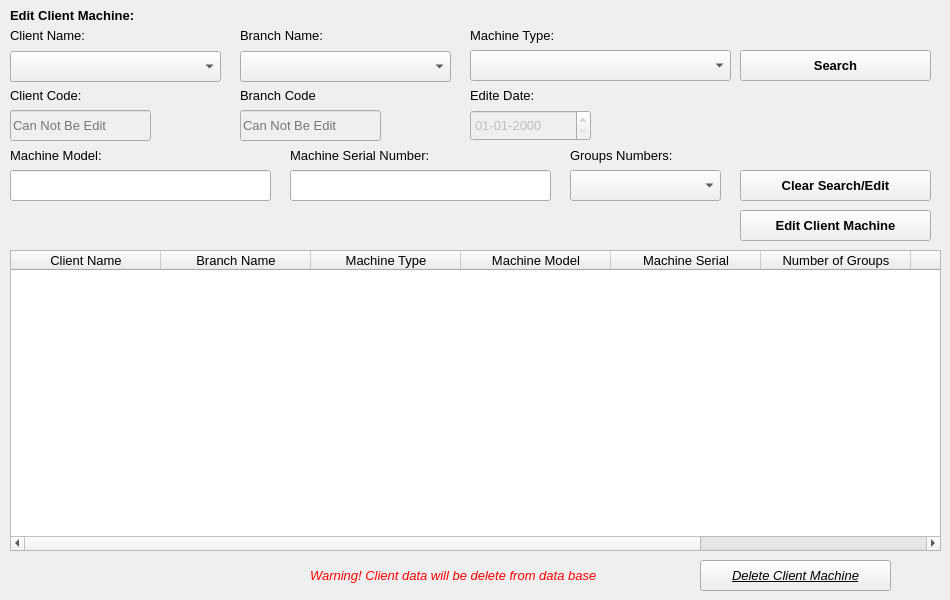
     <widget class="QWidget" name="tab_15">
      <attribute name="title">
       <string>Edit Machine</string>
      </attribute>
      <widget class="QLineEdit" name="lineEdit_95">
       <property name="geometry">
        <rect>
         <x>10</x>
         <y>170</y>
         <width>261</width>
         <height>31</height>
        </rect>
       </property>
       <property name="font">
        <font>
         <family>Segoe UI</family>
         <pointsize>10</pointsize>
        </font>
       </property>
       <property name="frame">
        <bool>true</bool>
       </property>
       <property name="placeholderText">
        <string/>
       </property>
      </widget>
      <widget class="QPushButton" name="searchmachinebutton">
       <property name="geometry">
        <rect>
         <x>740</x>
         <y>50</y>
         <width>191</width>
         <height>31</height>
        </rect>
       </property>
       <property name="font">
        <font>
         <family>Segoe UI</family>
         <pointsize>10</pointsize>
         <weight>75</weight>
         <bold>true</bold>
        </font>
       </property>
       <property name="styleSheet">
        <string notr="true"/>
       </property>
       <property name="text">
        <string>Search</string>
       </property>
      </widget>
      <widget class="QLabel" name="label_142">
       <property name="geometry">
        <rect>
         <x>10</x>
         <y>140</y>
         <width>131</width>
         <height>31</height>
        </rect>
       </property>
       <property name="font">
        <font>
         <family>Segoe UI</family>
         <pointsize>10</pointsize>
         <weight>50</weight>
         <bold>false</bold>
        </font>
       </property>
       <property name="text">
        <string>Machine Model:</string>
       </property>
      </widget>
      <widget class="QLabel" name="label_140">
       <property name="geometry">
        <rect>
         <x>240</x>
         <y>20</y>
         <width>111</width>
         <height>31</height>
        </rect>
       </property>
       <property name="font">
        <font>
         <family>Segoe UI</family>
         <pointsize>10</pointsize>
         <weight>50</weight>
         <bold>false</bold>
        </font>
       </property>
       <property name="text">
        <string>Branch Name:</string>
       </property>
      </widget>
      <widget class="QPushButton" name="editmachinebutton">
       <property name="geometry">
        <rect>
         <x>740</x>
         <y>210</y>
         <width>191</width>
         <height>31</height>
        </rect>
       </property>
       <property name="font">
        <font>
         <family>Segoe UI</family>
         <pointsize>10</pointsize>
         <weight>75</weight>
         <bold>true</bold>
        </font>
       </property>
       <property name="styleSheet">
        <string notr="true"/>
       </property>
       <property name="text">
        <string>Edit Client Machine</string>
       </property>
      </widget>
      <widget class="QPushButton" name="deletemacbutton">
       <property name="geometry">
        <rect>
         <x>700</x>
         <y>560</y>
         <width>191</width>
         <height>31</height>
        </rect>
       </property>
       <property name="font">
        <font>
         <family>Segoe UI</family>
         <pointsize>10</pointsize>
         <weight>50</weight>
         <italic>true</italic>
         <bold>false</bold>
         <underline>true</underline>
        </font>
       </property>
       <property name="styleSheet">
        <string notr="true"/>
       </property>
       <property name="text">
        <string>Delete Client Machine</string>
       </property>
      </widget>
      <widget class="QLabel" name="label_141">
       <property name="geometry">
        <rect>
         <x>470</x>
         <y>20</y>
         <width>121</width>
         <height>31</height>
        </rect>
       </property>
       <property name="font">
        <font>
         <family>Segoe UI</family>
         <pointsize>10</pointsize>
         <weight>50</weight>
         <bold>false</bold>
        </font>
       </property>
       <property name="text">
        <string>Machine Type:</string>
       </property>
      </widget>
      <widget class="QComboBox" name="machincoboxclname_2">
       <property name="enabled">
        <bool>true</bool>
       </property>
       <property name="geometry">
        <rect>
         <x>10</x>
         <y>51</y>
         <width>211</width>
         <height>31</height>
        </rect>
       </property>
       <property name="font">
        <font>
         <family>Segoe UI</family>
         <pointsize>10</pointsize>
         <weight>50</weight>
         <bold>false</bold>
        </font>
       </property>
       <property name="mouseTracking">
        <bool>false</bool>
       </property>
       <property name="acceptDrops">
        <bool>false</bool>
       </property>
       <property name="styleSheet">
        <string notr="true"/>
       </property>
       <property name="editable">
        <bool>false</bool>
       </property>
       <property name="currentText">
        <string/>
       </property>
       <property name="currentIndex">
        <number>-1</number>
       </property>
       <property name="maxVisibleItems">
        <number>10</number>
       </property>
       <property name="frame">
        <bool>true</bool>
       </property>
      </widget>
      <widget class="QPushButton" name="clearseaedimabutton_2">
       <property name="geometry">
        <rect>
         <x>740</x>
         <y>170</y>
         <width>191</width>
         <height>31</height>
        </rect>
       </property>
       <property name="font">
        <font>
         <family>Segoe UI</family>
         <pointsize>10</pointsize>
         <weight>75</weight>
         <bold>true</bold>
        </font>
       </property>
       <property name="styleSheet">
        <string notr="true"/>
       </property>
       <property name="text">
        <string>Clear Search/Edit</string>
       </property>
      </widget>
      <widget class="QTableWidget" name="tableWidget_9">
       <property name="enabled">
        <bool>true</bool>
       </property>
       <property name="geometry">
        <rect>
         <x>10</x>
         <y>250</y>
         <width>931</width>
         <height>301</height>
        </rect>
       </property>
       <property name="font">
        <font>
         <pointsize>10</pointsize>
        </font>
       </property>
       <attribute name="horizontalHeaderDefaultSectionSize">
        <number>150</number>
       </attribute>
       <column>
        <property name="text">
         <string>Client Name</string>
        </property>
        <property name="font">
         <font>
          <family>Segoe UI</family>
          <pointsize>10</pointsize>
         </font>
        </property>
       </column>
       <column>
        <property name="text">
         <string>Branch Name</string>
        </property>
        <property name="font">
         <font>
          <family>Segoe UI</family>
          <pointsize>10</pointsize>
         </font>
        </property>
       </column>
       <column>
        <property name="text">
         <string>Machine Type</string>
        </property>
        <property name="font">
         <font>
          <family>Segoe UI</family>
          <pointsize>10</pointsize>
         </font>
        </property>
       </column>
       <column>
        <property name="text">
         <string>Machine Model</string>
        </property>
        <property name="font">
         <font>
          <family>Segoe UI</family>
          <pointsize>10</pointsize>
         </font>
        </property>
       </column>
       <column>
        <property name="text">
         <string>Machine Serial</string>
        </property>
        <property name="font">
         <font>
          <family>Segoe UI</family>
          <pointsize>10</pointsize>
         </font>
        </property>
       </column>
       <column>
        <property name="text">
         <string>Number of Groups</string>
        </property>
        <property name="font">
         <font>
          <family>Segoe UI</family>
          <pointsize>10</pointsize>
         </font>
        </property>
       </column>
       <column>
        <property name="text">
         <string>Join Date</string>
        </property>
        <property name="font">
         <font>
          <family>Segoe UI</family>
          <pointsize>10</pointsize>
         </font>
        </property>
       </column>
       <column>
        <property name="text">
         <string>Edit Date</string>
        </property>
        <property name="font">
         <font>
          <family>Segoe UI</family>
          <pointsize>10</pointsize>
         </font>
        </property>
       </column>
      </widget>
      <widget class="QComboBox" name="machinecombrname_2">
       <property name="enabled">
        <bool>true</bool>
       </property>
       <property name="geometry">
        <rect>
         <x>240</x>
         <y>51</y>
         <width>211</width>
         <height>31</height>
        </rect>
       </property>
       <property name="font">
        <font>
         <family>Segoe UI</family>
         <pointsize>10</pointsize>
         <weight>50</weight>
         <bold>false</bold>
        </font>
       </property>
       <property name="mouseTracking">
        <bool>false</bool>
       </property>
       <property name="acceptDrops">
        <bool>false</bool>
       </property>
       <property name="styleSheet">
        <string notr="true"/>
       </property>
       <property name="editable">
        <bool>false</bool>
       </property>
       <property name="currentText">
        <string/>
       </property>
       <property name="currentIndex">
        <number>-1</number>
       </property>
       <property name="maxVisibleItems">
        <number>10</number>
       </property>
       <property name="frame">
        <bool>true</bool>
       </property>
      </widget>
      <widget class="QLabel" name="label_35">
       <property name="geometry">
        <rect>
         <x>190</x>
         <y>210</y>
         <width>461</width>
         <height>31</height>
        </rect>
       </property>
       <property name="font">
        <font>
         <family>Segoe UI</family>
         <pointsize>10</pointsize>
         <weight>75</weight>
         <bold>true</bold>
        </font>
       </property>
       <property name="styleSheet">
        <string notr="true">color:rgb(255, 0, 0);</string>
       </property>
       <property name="text">
        <string/>
       </property>
      </widget>
      <widget class="QLabel" name="label_144">
       <property name="geometry">
        <rect>
         <x>570</x>
         <y>140</y>
         <width>141</width>
         <height>31</height>
        </rect>
       </property>
       <property name="font">
        <font>
         <family>Segoe UI</family>
         <pointsize>10</pointsize>
         <weight>50</weight>
         <bold>false</bold>
        </font>
       </property>
       <property name="text">
        <string>Groups Numbers:</string>
       </property>
      </widget>
      <widget class="QLabel" name="label_15">
       <property name="geometry">
        <rect>
         <x>310</x>
         <y>560</y>
         <width>381</width>
         <height>31</height>
        </rect>
       </property>
       <property name="font">
        <font>
         <family>Segoe UI</family>
         <pointsize>10</pointsize>
         <weight>50</weight>
         <italic>true</italic>
         <bold>false</bold>
        </font>
       </property>
       <property name="styleSheet">
        <string notr="true">color:rgb(255, 0, 0);
font: 10pt &quot;Segoe UI&quot;;
font: italic 10pt &quot;Segoe UI&quot;;</string>
       </property>
       <property name="text">
        <string>Warning! Client data will be delete from data base</string>
       </property>
      </widget>
      <widget class="QLabel" name="label_139">
       <property name="geometry">
        <rect>
         <x>10</x>
         <y>20</y>
         <width>111</width>
         <height>31</height>
        </rect>
       </property>
       <property name="font">
        <font>
         <family>Segoe UI</family>
         <pointsize>10</pointsize>
         <weight>50</weight>
         <bold>false</bold>
        </font>
       </property>
       <property name="text">
        <string>Client Name:</string>
       </property>
      </widget>
      <widget class="QLineEdit" name="lineEdit_94">
       <property name="geometry">
        <rect>
         <x>290</x>
         <y>170</y>
         <width>261</width>
         <height>31</height>
        </rect>
       </property>
       <property name="font">
        <font>
         <family>Segoe UI</family>
         <pointsize>10</pointsize>
        </font>
       </property>
       <property name="placeholderText">
        <string/>
       </property>
      </widget>
      <widget class="QLabel" name="label_143">
       <property name="geometry">
        <rect>
         <x>290</x>
         <y>140</y>
         <width>191</width>
         <height>31</height>
        </rect>
       </property>
       <property name="font">
        <font>
         <family>Segoe UI</family>
         <pointsize>10</pointsize>
         <weight>50</weight>
         <bold>false</bold>
        </font>
       </property>
       <property name="text">
        <string>Machine Serial Number:</string>
       </property>
      </widget>
      <widget class="QLabel" name="label_50">
       <property name="geometry">
        <rect>
         <x>10</x>
         <y>0</y>
         <width>171</width>
         <height>31</height>
        </rect>
       </property>
       <property name="font">
        <font>
         <family>Segoe UI</family>
         <pointsize>10</pointsize>
         <weight>75</weight>
         <bold>true</bold>
        </font>
       </property>
       <property name="text">
        <string>Edit Client Machine:</string>
       </property>
      </widget>
      <widget class="QDateEdit" name="dateEdit_21">
       <property name="enabled">
        <bool>false</bool>
       </property>
       <property name="geometry">
        <rect>
         <x>470</x>
         <y>110</y>
         <width>121</width>
         <height>31</height>
        </rect>
       </property>
       <property name="font">
        <font>
         <family>Segoe UI</family>
         <pointsize>10</pointsize>
        </font>
       </property>
       <property name="displayFormat">
        <string>dd-MM-yyyy</string>
       </property>
      </widget>
      <widget class="QLabel" name="label_203">
       <property name="geometry">
        <rect>
         <x>470</x>
         <y>80</y>
         <width>91</width>
         <height>31</height>
        </rect>
       </property>
       <property name="font">
        <font>
         <family>Segoe UI</family>
         <pointsize>10</pointsize>
         <weight>50</weight>
         <bold>false</bold>
        </font>
       </property>
       <property name="text">
        <string>Edite Date:</string>
       </property>
      </widget>
      <widget class="QComboBox" name="machinetype_2">
       <property name="geometry">
        <rect>
         <x>470</x>
         <y>50</y>
         <width>261</width>
         <height>31</height>
        </rect>
       </property>
       <property name="font">
        <font>
         <family>Segoe UI</family>
         <pointsize>10</pointsize>
        </font>
       </property>
       <item>
        <property name="text">
         <string/>
        </property>
       </item>
       <item>
        <property name="text">
         <string>Blender Machine</string>
        </property>
       </item>
       <item>
        <property name="text">
         <string>Coffe Machine</string>
        </property>
       </item>
       <item>
        <property name="text">
         <string>Graneta Machine</string>
        </property>
       </item>
       <item>
        <property name="text">
         <string>Grinder</string>
        </property>
       </item>
       <item>
        <property name="text">
         <string>Ice Maker</string>
        </property>
       </item>
       <item>
        <property name="text">
         <string>Juice Machine</string>
        </property>
       </item>
       <item>
        <property name="text">
         <string>Wash Machine</string>
        </property>
       </item>
       <item>
        <property name="text">
         <string>Water Filter</string>
        </property>
       </item>
      </widget>
      <widget class="QComboBox" name="groupsnum_2">
       <property name="enabled">
        <bool>true</bool>
       </property>
       <property name="geometry">
        <rect>
         <x>570</x>
         <y>170</y>
         <width>151</width>
         <height>31</height>
        </rect>
       </property>
       <property name="font">
        <font>
         <family>Segoe UI</family>
         <pointsize>10</pointsize>
         <weight>50</weight>
         <bold>false</bold>
        </font>
       </property>
       <property name="mouseTracking">
        <bool>false</bool>
       </property>
       <property name="acceptDrops">
        <bool>false</bool>
       </property>
       <property name="styleSheet">
        <string notr="true"/>
       </property>
       <property name="editable">
        <bool>false</bool>
       </property>
       <property name="currentText">
        <string/>
       </property>
       <property name="currentIndex">
        <number>0</number>
       </property>
       <property name="maxVisibleItems">
        <number>10</number>
       </property>
       <property name="frame">
        <bool>true</bool>
       </property>
       <item>
        <property name="text">
         <string/>
        </property>
       </item>
       <item>
        <property name="text">
         <string>1 Group</string>
        </property>
       </item>
       <item>
        <property name="text">
         <string>2 Groups</string>
        </property>
       </item>
       <item>
        <property name="text">
         <string>3 Groups</string>
        </property>
       </item>
      </widget>
      <widget class="QLabel" name="label_228">
       <property name="geometry">
        <rect>
         <x>240</x>
         <y>80</y>
         <width>111</width>
         <height>31</height>
        </rect>
       </property>
       <property name="font">
        <font>
         <family>Segoe UI</family>
         <pointsize>10</pointsize>
         <weight>50</weight>
         <bold>false</bold>
        </font>
       </property>
       <property name="text">
        <string>Branch Code</string>
       </property>
      </widget>
      <widget class="QLineEdit" name="lineEdit_60">
       <property name="enabled">
        <bool>false</bool>
       </property>
       <property name="geometry">
        <rect>
         <x>240</x>
         <y>110</y>
         <width>141</width>
         <height>31</height>
        </rect>
       </property>
       <property name="font">
        <font>
         <family>Segoe UI</family>
         <pointsize>10</pointsize>
        </font>
       </property>
       <property name="text">
        <string/>
       </property>
       <property name="frame">
        <bool>true</bool>
       </property>
       <property name="placeholderText">
        <string>Can Not Be Edit</string>
       </property>
      </widget>
      <widget class="QLineEdit" name="lineEdit_clcode_2">
       <property name="enabled">
        <bool>false</bool>
       </property>
       <property name="geometry">
        <rect>
         <x>10</x>
         <y>110</y>
         <width>141</width>
         <height>31</height>
        </rect>
       </property>
       <property name="font">
        <font>
         <family>Segoe UI</family>
         <pointsize>10</pointsize>
        </font>
       </property>
       <property name="text">
        <string/>
       </property>
       <property name="frame">
        <bool>true</bool>
       </property>
       <property name="placeholderText">
        <string>Can Not Be Edit</string>
       </property>
      </widget>
      <widget class="QLabel" name="label_229">
       <property name="geometry">
        <rect>
         <x>10</x>
         <y>80</y>
         <width>101</width>
         <height>31</height>
        </rect>
       </property>
       <property name="font">
        <font>
         <family>Segoe UI</family>
         <pointsize>10</pointsize>
         <weight>50</weight>
         <bold>false</bold>
        </font>
       </property>
       <property name="text">
        <string>Client Code:</string>
       </property>
      </widget>
     </widget>
